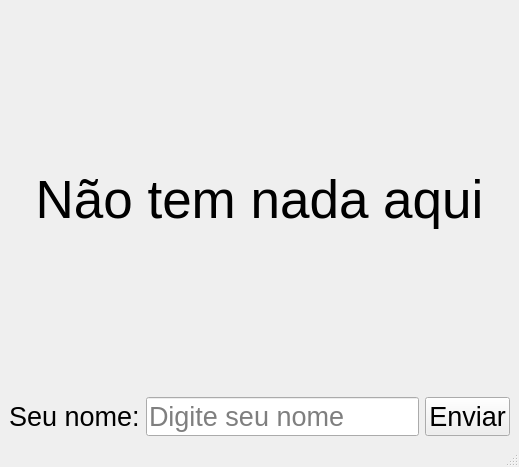
<?xml version="1.0" encoding="UTF-8"?>
<ui version="4.0">
 <class>MainWindow</class>
 <widget class="QMainWindow" name="MainWindow">
  <property name="geometry">
   <rect>
    <x>0</x>
    <y>0</y>
    <width>519</width>
    <height>467</height>
   </rect>
  </property>
  <property name="windowTitle">
   <string>MainWindow</string>
  </property>
  <widget class="QWidget" name="centralwidget">
   <layout class="QHBoxLayout" name="horizontalLayout">
    <item>
     <layout class="QGridLayout" name="gridLayout">
      <item row="0" column="0">
       <widget class="QLabel" name="labelResult">
        <property name="font">
         <font>
          <pointsize>40</pointsize>
         </font>
        </property>
        <property name="text">
         <string>Não tem nada aqui</string>
        </property>
        <property name="alignment">
         <set>Qt::AlignCenter</set>
        </property>
       </widget>
      </item>
      <item row="1" column="0">
       <layout class="QGridLayout" name="gridLayout_2">
        <item row="0" column="1">
         <widget class="QLineEdit" name="lineName">
          <property name="font">
           <font>
            <pointsize>20</pointsize>
           </font>
          </property>
          <property name="placeholderText">
           <string>Digite seu nome</string>
          </property>
         </widget>
        </item>
        <item row="0" column="0">
         <widget class="QLabel" name="labelName">
          <property name="font">
           <font>
            <pointsize>20</pointsize>
           </font>
          </property>
          <property name="text">
           <string>Seu nome:</string>
          </property>
         </widget>
        </item>
        <item row="0" column="2">
         <widget class="QPushButton" name="buttonSend">
          <property name="font">
           <font>
            <pointsize>20</pointsize>
           </font>
          </property>
          <property name="text">
           <string>Enviar</string>
          </property>
         </widget>
        </item>
       </layout>
      </item>
     </layout>
    </item>
   </layout>
  </widget>
  <widget class="QMenuBar" name="menubar">
   <property name="geometry">
    <rect>
     <x>0</x>
     <y>0</y>
     <width>519</width>
     <height>21</height>
    </rect>
   </property>
  </widget>
  <widget class="QStatusBar" name="statusbar"/>
 </widget>
 <resources/>
 <connections/>
</ui>
